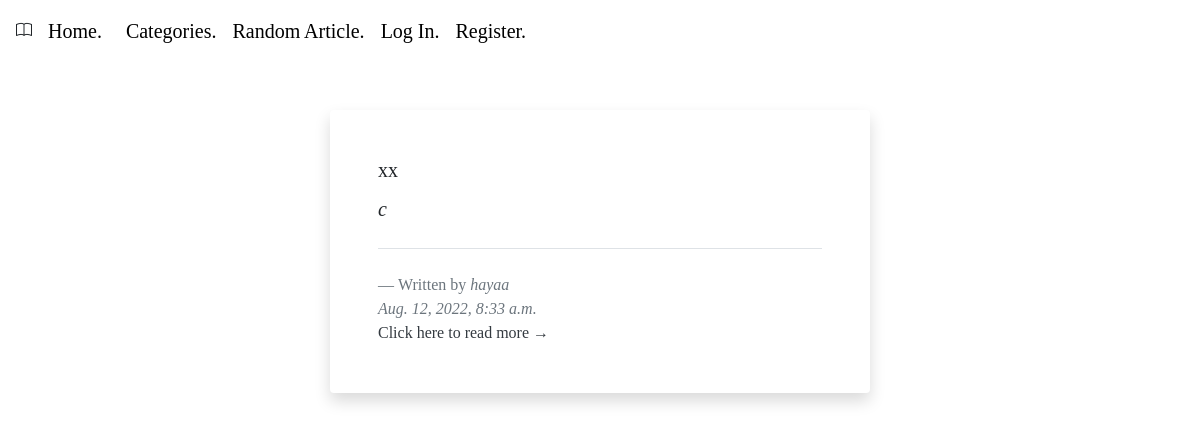
The page /random on the database as committed earlier.
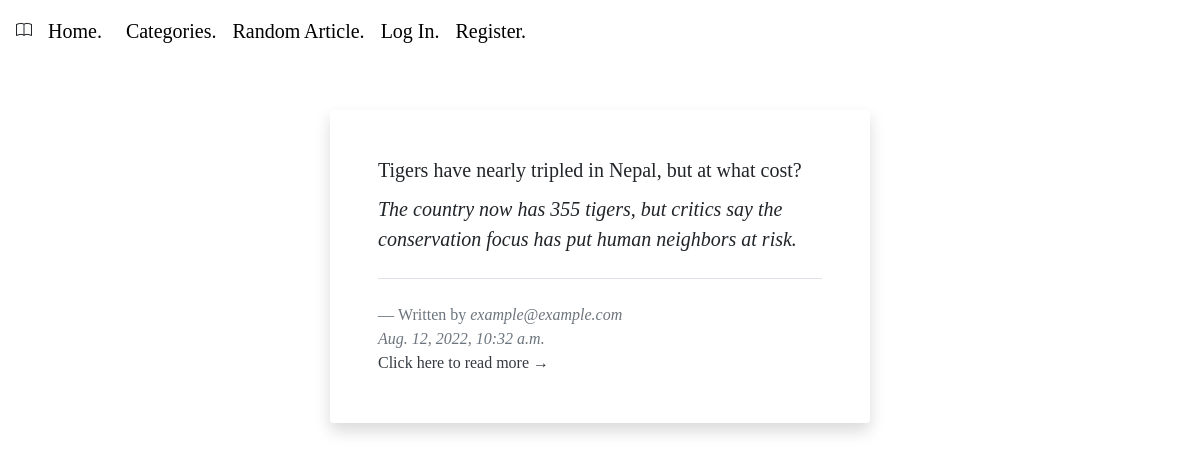
The same page on the database as committed later.
### final/models.py (models this page shows, shortened)
class Article(models.Model):
    title = models.CharField(max_length=1000)
    author = models.ForeignKey(User, on_delete=models.CASCADE, related_name="articles")
    brief = models.TextField()
    text = models.TextField()
    date = models.DateTimeField(auto_now_add=True)
    category = models.ForeignKey(Categories, on_delete=models.CASCADE, blank=True, null=True, related_name="categories")
    read_later = models.ManyToManyField(User, blank=True, related_name="read_later")

class User(AbstractUser):
    pass

### final/views.py (the view)
# urls.py: path("random", views.random, name="random"),
def random(request):
    random_article = Article.objects.order_by('?')[0]
    return render(request, "final/random.html", {
        "random_article": random_article
    })

### final/templates/final/random.html (shortened to what this page needs)
{% extends "final/layout.html" %}
{% load static %}
{% block body %}
<section class="py-5">
    <div class="container">
        <div class="row">
            <div class="col-lg-6 mx-auto" onclick="this.querySelector('a').click(); return true;">
                <blockquote class="blockquote blockquote-custom bg-white p-5 shadow rounded">
                    <h5 class="card-title">{{ random_article.title }}</h5>
                    <p class="mb-0 mt-2 font-italic">{{ random_article.brief }}</p>
                    <footer class="blockquote-footer pt-4 mt-4 border-top">Written by
                        <cite title="Source Title">{{ random_article.author }}</cite>
                        <br>
                        <cite title="Source Title">{{ random_article.date }}</cite>
                        <br>
                        <a  class="text-decoration-none text-dark" href="{% url 'article' random_article.id %}">Click here to read more →</a>
                    </footer>
                </blockquote>
            </div>
        </div>
    </div>
</section>
{% endblock %}

Rows that differ between the two databases and show on the page:
removed Article: title "xx", brief "c", author "hayaa", date "Aug. 12, 2022, 8:33 a.m."
added Article: title "Tigers have nearly tripled in Nepal, but at what cost?", brief "The country now has 355 tigers, but critics say the conservation focus has put human neighbors at risk.", author "example@example.com", date "Aug. 12, 2022, 10:32 a.m."
